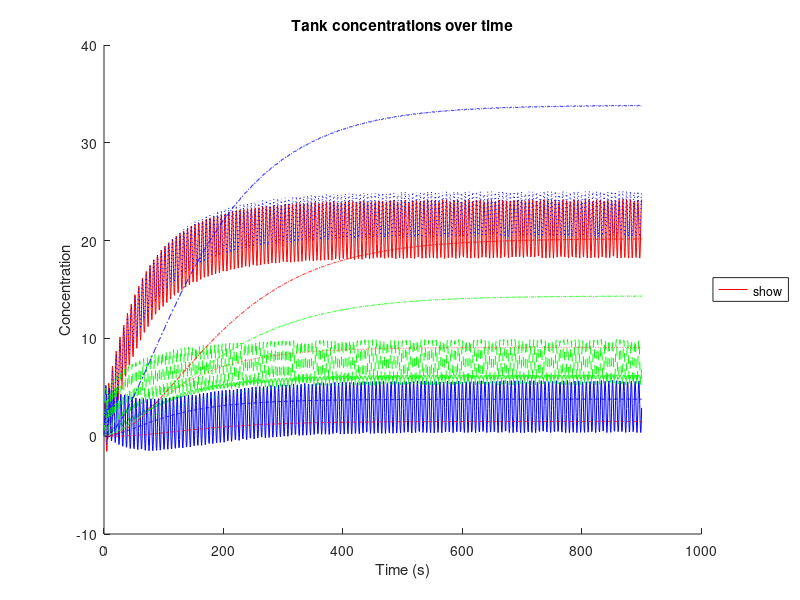

Reproduce this figure in MATLAB.
function mixing_tanks
% MIXING_TANKS  Concentrations of three chemicals in four connected tanks.
%   A mass balance on each chemical in each tank gives 12 coupled first-order
%   ODEs (dC/dt = (inflow - outflow + injection) / V), solved with ode45.
%   The time span was extended until every concentration settled into a
%   steady periodic state.
    close all;
    initConc = zeros(1, 12);     % all tanks start clean
    timeSpan = [0 900];          % s

    [time, concentrations] = ode45(@tankBalances, timeSpan, initConc);
    plotConcentrations(time, concentrations);
end

function dYdt = tankBalances(t, Y)
% Y(1:3) = alpha, beta, gamma in tank 1; Y(4:6) tank 2; Y(7:9) tank 3; Y(10:12) tank 4.
    alphaInjection = 900;
    betaInjection  = 60;
    gammaInjection = 800;
    tuningParam    = 40;     % B2, the tunable injection into tank 2
    V = 300;                 % tank volume

    dYdt = zeros(12, 1);

    % Tank 1: fed from tank 2, with oscillating injections of all three chemicals
    dYdt(1) = (4*Y(4) - 5*Y(1) + alphaInjection * sin(t + pi/2) + 100) / V;
    dYdt(2) = (4*Y(5) - 5*Y(2) + betaInjection * sin(t)) / V;
    dYdt(3) = (4*Y(6) - 5*Y(3) + gammaInjection * sin(t)) / V;

    % Tank 2: fed from tank 3, beta injection includes the tuning term
    dYdt(4) = (2*Y(4) + Y(7) - 8*Y(4)) / V;
    dYdt(5) = (2*Y(5) + Y(8) - 8*Y(5) + 700 * sin(t) + tuningParam) / V;
    dYdt(6) = (2*Y(6) + Y(9) - 8*Y(6)) / V;

    % Tank 3: fed from tanks 1 and 2, gamma injection
    dYdt(7) = (2*Y(1) + 2*Y(4) - 5*Y(7)) / V;
    dYdt(8) = (2*Y(2) + 2*Y(5) - 5*Y(8)) / V;
    dYdt(9) = (2*Y(3) + 2*Y(6) - 5*Y(9) + 700 * sin(t + pi/2) + 100) / V;

    % Tank 4: fed from tanks 1, 2 and 3
    dYdt(10) = (Y(1) + 2*Y(4) + 4*Y(7) - 3*Y(10)) / V;
    dYdt(11) = (Y(2) + 2*Y(5) + 4*Y(8) - 3*Y(11)) / V;
    dYdt(12) = (Y(3) + 2*Y(6) + 4*Y(9) - 3*Y(12)) / V;
end

function plotConcentrations(time, C)
% Colour = chemical, line style = tank
    colours = {'r', 'g', 'b'};
    styles  = {'-', '--', ':', '-.'};
    names   = {'\alpha', '\beta', '\gamma'};
    figure; hold on;
    for tank = 1:4
        for chem = 1:3
            col = 3 * (tank - 1) + chem;
            plot(time, C(:, col), [colours{chem} styles{tank}], ...
                'DisplayName', sprintf('Tank %d: %s', tank, names{chem}));
        end
    end
    xlabel('Time (s)'); ylabel('Concentration');
    title('Tank concentrations over time');
    legend('show', 'Location', 'eastoutside');
    hold off;
end
